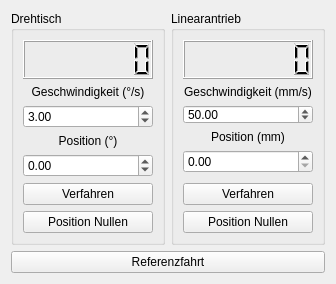
<?xml version="1.0" encoding="UTF-8"?>
<ui version="4.0">
 <class>Form</class>
 <widget class="QWidget" name="Form">
  <property name="geometry">
   <rect>
    <x>0</x>
    <y>0</y>
    <width>311</width>
    <height>275</height>
   </rect>
  </property>
  <property name="windowTitle">
   <string>Form</string>
  </property>
  <layout class="QGridLayout" name="gridLayout">
   <item row="0" column="0">
    <widget class="QGroupBox" name="groupBox">
     <property name="title">
      <string>Drehtisch</string>
     </property>
     <layout class="QVBoxLayout" name="verticalLayout_2">
      <item>
       <widget class="QLCDNumber" name="lcdTurntablePosition">
        <property name="minimumSize">
         <size>
          <width>130</width>
          <height>39</height>
         </size>
        </property>
        <property name="smallDecimalPoint">
         <bool>false</bool>
        </property>
        <property name="digitCount">
         <number>7</number>
        </property>
       </widget>
      </item>
      <item>
       <widget class="QLabel" name="label_3">
        <property name="text">
         <string>Geschwindigkeit (°/s)</string>
        </property>
        <property name="alignment">
         <set>Qt::AlignCenter</set>
        </property>
       </widget>
      </item>
      <item>
       <widget class="QDoubleSpinBox" name="doubleSpinBoxTurntableSpeed">
        <property name="minimum">
         <double>0.010000000000000</double>
        </property>
        <property name="maximum">
         <double>15.000000000000000</double>
        </property>
        <property name="value">
         <double>3.000000000000000</double>
        </property>
       </widget>
      </item>
      <item>
       <widget class="QLabel" name="label_5">
        <property name="text">
         <string>Position (°)</string>
        </property>
        <property name="alignment">
         <set>Qt::AlignCenter</set>
        </property>
       </widget>
      </item>
      <item>
       <widget class="QDoubleSpinBox" name="doubleSpinBoxTurntablePosition">
        <property name="minimum">
         <double>-360.000000000000000</double>
        </property>
        <property name="maximum">
         <double>360.000000000000000</double>
        </property>
       </widget>
      </item>
      <item>
       <spacer name="verticalSpacer_2">
        <property name="orientation">
         <enum>Qt::Vertical</enum>
        </property>
        <property name="sizeHint" stdset="0">
         <size>
          <width>20</width>
          <height>40</height>
         </size>
        </property>
       </spacer>
      </item>
      <item>
       <widget class="QPushButton" name="pushButtonMoveTurntable">
        <property name="text">
         <string>Verfahren</string>
        </property>
       </widget>
      </item>
      <item>
       <widget class="QPushButton" name="pushButtonZeroTurntable">
        <property name="text">
         <string>Position Nullen</string>
        </property>
       </widget>
      </item>
     </layout>
    </widget>
   </item>
   <item row="0" column="1">
    <widget class="QGroupBox" name="groupBox_2">
     <property name="title">
      <string>Linearantrieb</string>
     </property>
     <layout class="QVBoxLayout" name="verticalLayout">
      <item>
       <widget class="QLCDNumber" name="lcdLineardrivePosition">
        <property name="minimumSize">
         <size>
          <width>130</width>
          <height>39</height>
         </size>
        </property>
        <property name="digitCount">
         <number>7</number>
        </property>
       </widget>
      </item>
      <item>
       <widget class="QLabel" name="label_4">
        <property name="text">
         <string>Geschwindigkeit (mm/s)</string>
        </property>
        <property name="alignment">
         <set>Qt::AlignCenter</set>
        </property>
       </widget>
      </item>
      <item>
       <widget class="QDoubleSpinBox" name="doubleSpinBoxLineardriveSpeed">
        <property name="sizePolicy">
         <sizepolicy hsizetype="Minimum" vsizetype="Minimum">
          <horstretch>0</horstretch>
          <verstretch>0</verstretch>
         </sizepolicy>
        </property>
        <property name="minimumSize">
         <size>
          <width>70</width>
          <height>19</height>
         </size>
        </property>
        <property name="minimum">
         <double>0.010000000000000</double>
        </property>
        <property name="maximum">
         <double>300.000000000000000</double>
        </property>
        <property name="value">
         <double>50.000000000000000</double>
        </property>
       </widget>
      </item>
      <item>
       <widget class="QLabel" name="label_6">
        <property name="text">
         <string>Position (mm)</string>
        </property>
        <property name="alignment">
         <set>Qt::AlignCenter</set>
        </property>
       </widget>
      </item>
      <item>
       <widget class="QDoubleSpinBox" name="doubleSpinBoxLineardrivePosition">
        <property name="maximum">
         <double>1500.000000000000000</double>
        </property>
       </widget>
      </item>
      <item>
       <spacer name="verticalSpacer">
        <property name="orientation">
         <enum>Qt::Vertical</enum>
        </property>
        <property name="sizeHint" stdset="0">
         <size>
          <width>20</width>
          <height>40</height>
         </size>
        </property>
       </spacer>
      </item>
      <item>
       <widget class="QPushButton" name="pushButtonMoveLineardrive">
        <property name="text">
         <string>Verfahren</string>
        </property>
       </widget>
      </item>
      <item>
       <widget class="QPushButton" name="pushButtonZeroLineardrive">
        <property name="text">
         <string>Position Nullen</string>
        </property>
       </widget>
      </item>
     </layout>
    </widget>
   </item>
   <item row="1" column="0" colspan="2">
    <widget class="QPushButton" name="pushButtonReference">
     <property name="text">
      <string>Referenzfahrt</string>
     </property>
    </widget>
   </item>
  </layout>
 </widget>
 <resources/>
 <connections/>
</ui>
